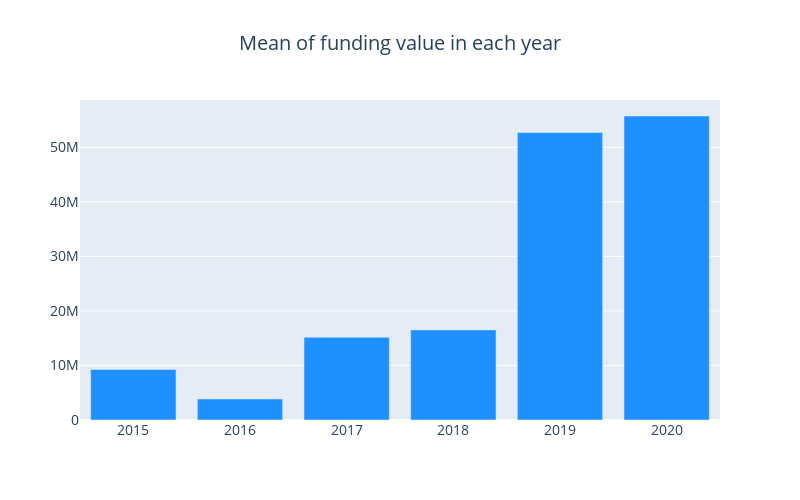

Notebook code for this chart:
### Markdown cell above
* Though 2016 is the year with most number of funding deals, it is the year with the lowest sum (2020 is yet to complete)
* 2017 has got the highest total amount of funding in the last 5 years. Out of the 10B in 2017, 5.5B is raised by Flipkart and PayTM in 3 deals which we can see in the table above the plot.

### Code cell
# plotting a graph for the mean funding values
cnt_srs = cnt_df["mean"]
cnt_srs = cnt_srs.sort_index()
trace = go.Bar(
    x=cnt_srs.index,
    y=cnt_srs.values,
    marker=dict(
        color="#1E90FF",
    ),
)

layout = go.Layout(
    title=go.layout.Title(
        text="Mean of funding value in each year",
        x=0.5
    ),
    font=dict(size=14),
    width=800,
    height=500,
)

data = [trace]
fig = go.Figure(data=data, layout=layout)
py.iplot(fig, filename="funding")

### Figure 1 — Plotly figure (JSON) as saved in the notebook; plotly's stock layout.template omitted (floating-point values rounded to 4 significant figures)
{"data": [{"marker": {"color": "#1E90FF"}, "type": "bar", "x": [2015, 2016, 2017, 2018, 2019, 2020], "y": [9266000.0, 3855000.0, 15180000.0, 16520000.0, 52710000.0, 55740000.0]}], "layout": {"font": {"size": 14}, "height": 500, "title": {"text": "Mean of funding value in each year", "x": 0.5}, "width": 800}}
